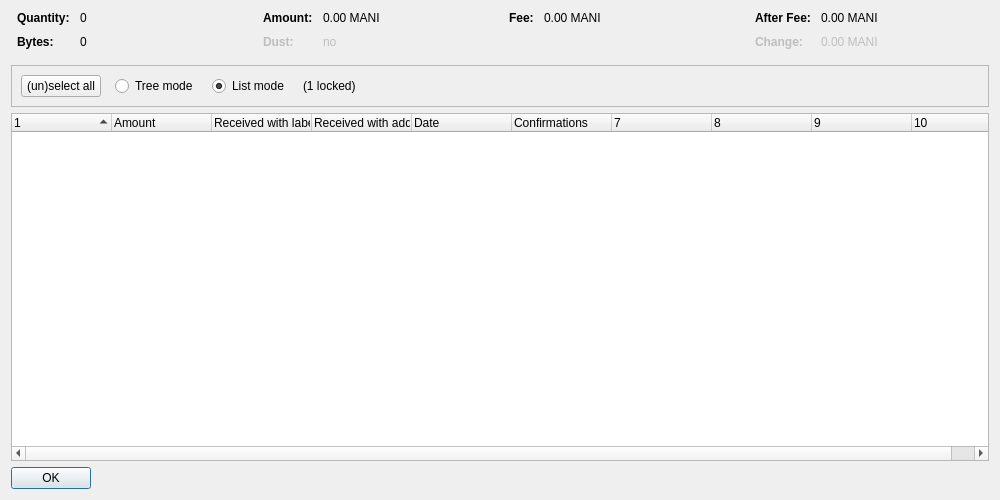
<?xml version="1.0" encoding="UTF-8"?>
<ui version="4.0">
 <class>CoinControlDialog</class>
 <widget class="QDialog" name="CoinControlDialog">
  <property name="geometry">
   <rect>
    <x>0</x>
    <y>0</y>
    <width>1000</width>
    <height>500</height>
   </rect>
  </property>
  <property name="windowTitle">
   <string>Coin Selection</string>
  </property>
  <layout class="QVBoxLayout" name="verticalLayout">
   <item>
    <layout class="QHBoxLayout" name="horizontalLayoutTop" stretch="0,0,0,0">
     <property name="topMargin">
      <number>0</number>
     </property>
     <property name="bottomMargin">
      <number>10</number>
     </property>
     <item>
      <layout class="QFormLayout" name="formLayoutCoinControl1">
       <property name="horizontalSpacing">
        <number>10</number>
       </property>
       <property name="verticalSpacing">
        <number>10</number>
       </property>
       <property name="leftMargin">
        <number>6</number>
       </property>
       <property name="rightMargin">
        <number>6</number>
       </property>
       <item row="0" column="0">
        <widget class="QLabel" name="labelCoinControlQuantityText">
         <property name="font">
          <font>
           <weight>75</weight>
           <bold>true</bold>
          </font>
         </property>
         <property name="text">
          <string>Quantity:</string>
         </property>
        </widget>
       </item>
       <item row="0" column="1">
        <widget class="QLabel" name="labelCoinControlQuantity">
         <property name="cursor">
          <cursorShape>IBeamCursor</cursorShape>
         </property>
         <property name="contextMenuPolicy">
          <enum>Qt::ActionsContextMenu</enum>
         </property>
         <property name="text">
          <string notr="true">0</string>
         </property>
         <property name="textInteractionFlags">
          <set>Qt::LinksAccessibleByMouse|Qt::TextSelectableByKeyboard|Qt::TextSelectableByMouse</set>
         </property>
        </widget>
       </item>
       <item row="1" column="0">
        <widget class="QLabel" name="labelCoinControlBytesText">
         <property name="font">
          <font>
           <weight>75</weight>
           <bold>true</bold>
          </font>
         </property>
         <property name="text">
          <string>Bytes:</string>
         </property>
        </widget>
       </item>
       <item row="1" column="1">
        <widget class="QLabel" name="labelCoinControlBytes">
         <property name="cursor">
          <cursorShape>IBeamCursor</cursorShape>
         </property>
         <property name="contextMenuPolicy">
          <enum>Qt::ActionsContextMenu</enum>
         </property>
         <property name="text">
          <string notr="true">0</string>
         </property>
         <property name="textInteractionFlags">
          <set>Qt::LinksAccessibleByMouse|Qt::TextSelectableByKeyboard|Qt::TextSelectableByMouse</set>
         </property>
        </widget>
       </item>
      </layout>
     </item>
     <item>
      <layout class="QFormLayout" name="formLayoutCoinControl2">
       <property name="horizontalSpacing">
        <number>10</number>
       </property>
       <property name="verticalSpacing">
        <number>10</number>
       </property>
       <property name="leftMargin">
        <number>6</number>
       </property>
       <property name="rightMargin">
        <number>6</number>
       </property>
       <item row="0" column="0">
        <widget class="QLabel" name="labelCoinControlAmountText">
         <property name="font">
          <font>
           <weight>75</weight>
           <bold>true</bold>
          </font>
         </property>
         <property name="text">
          <string>Amount:</string>
         </property>
        </widget>
       </item>
       <item row="0" column="1">
        <widget class="QLabel" name="labelCoinControlAmount">
         <property name="cursor">
          <cursorShape>IBeamCursor</cursorShape>
         </property>
         <property name="contextMenuPolicy">
          <enum>Qt::ActionsContextMenu</enum>
         </property>
         <property name="text">
          <string notr="true">0.00 MANI</string>
         </property>
         <property name="textInteractionFlags">
          <set>Qt::LinksAccessibleByMouse|Qt::TextSelectableByKeyboard|Qt::TextSelectableByMouse</set>
         </property>
        </widget>
       </item>
       <item row="1" column="0">
        <widget class="QLabel" name="labelCoinControlLowOutputText">
         <property name="enabled">
          <bool>false</bool>
         </property>
         <property name="font">
          <font>
           <weight>75</weight>
           <bold>true</bold>
          </font>
         </property>
         <property name="text">
          <string>Dust:</string>
         </property>
        </widget>
       </item>
       <item row="1" column="1">
        <widget class="QLabel" name="labelCoinControlLowOutput">
         <property name="enabled">
          <bool>false</bool>
         </property>
         <property name="cursor">
          <cursorShape>IBeamCursor</cursorShape>
         </property>
         <property name="contextMenuPolicy">
          <enum>Qt::ActionsContextMenu</enum>
         </property>
         <property name="text">
          <string notr="true">no</string>
         </property>
         <property name="textInteractionFlags">
          <set>Qt::LinksAccessibleByMouse|Qt::TextSelectableByKeyboard|Qt::TextSelectableByMouse</set>
         </property>
        </widget>
       </item>
      </layout>
     </item>
     <item>
      <layout class="QFormLayout" name="formLayoutCoinControl3">
       <property name="horizontalSpacing">
        <number>10</number>
       </property>
       <property name="verticalSpacing">
        <number>10</number>
       </property>
       <property name="leftMargin">
        <number>6</number>
       </property>
       <property name="rightMargin">
        <number>6</number>
       </property>
       <item row="0" column="0">
        <widget class="QLabel" name="labelCoinControlFeeText">
         <property name="font">
          <font>
           <weight>75</weight>
           <bold>true</bold>
          </font>
         </property>
         <property name="text">
          <string>Fee:</string>
         </property>
        </widget>
       </item>
       <item row="0" column="1">
        <widget class="QLabel" name="labelCoinControlFee">
         <property name="cursor">
          <cursorShape>IBeamCursor</cursorShape>
         </property>
         <property name="contextMenuPolicy">
          <enum>Qt::ActionsContextMenu</enum>
         </property>
         <property name="text">
          <string notr="true">0.00 MANI</string>
         </property>
         <property name="textInteractionFlags">
          <set>Qt::LinksAccessibleByMouse|Qt::TextSelectableByKeyboard|Qt::TextSelectableByMouse</set>
         </property>
        </widget>
       </item>
      </layout>
     </item>
     <item>
      <layout class="QFormLayout" name="formLayoutCoinControl4">
       <property name="horizontalSpacing">
        <number>10</number>
       </property>
       <property name="verticalSpacing">
        <number>10</number>
       </property>
       <property name="leftMargin">
        <number>6</number>
       </property>
       <property name="rightMargin">
        <number>6</number>
       </property>
       <item row="0" column="0">
        <widget class="QLabel" name="labelCoinControlAfterFeeText">
         <property name="font">
          <font>
           <weight>75</weight>
           <bold>true</bold>
          </font>
         </property>
         <property name="text">
          <string>After Fee:</string>
         </property>
        </widget>
       </item>
       <item row="0" column="1">
        <widget class="QLabel" name="labelCoinControlAfterFee">
         <property name="cursor">
          <cursorShape>IBeamCursor</cursorShape>
         </property>
         <property name="contextMenuPolicy">
          <enum>Qt::ActionsContextMenu</enum>
         </property>
         <property name="text">
          <string notr="true">0.00 MANI</string>
         </property>
         <property name="textInteractionFlags">
          <set>Qt::LinksAccessibleByMouse|Qt::TextSelectableByKeyboard|Qt::TextSelectableByMouse</set>
         </property>
        </widget>
       </item>
       <item row="1" column="0">
        <widget class="QLabel" name="labelCoinControlChangeText">
         <property name="enabled">
          <bool>false</bool>
         </property>
         <property name="font">
          <font>
           <weight>75</weight>
           <bold>true</bold>
          </font>
         </property>
         <property name="text">
          <string>Change:</string>
         </property>
        </widget>
       </item>
       <item row="1" column="1">
        <widget class="QLabel" name="labelCoinControlChange">
         <property name="enabled">
          <bool>false</bool>
         </property>
         <property name="cursor">
          <cursorShape>IBeamCursor</cursorShape>
         </property>
         <property name="contextMenuPolicy">
          <enum>Qt::ActionsContextMenu</enum>
         </property>
         <property name="text">
          <string notr="true">0.00 MANI</string>
         </property>
         <property name="textInteractionFlags">
          <set>Qt::LinksAccessibleByMouse|Qt::TextSelectableByKeyboard|Qt::TextSelectableByMouse</set>
         </property>
        </widget>
       </item>
      </layout>
     </item>
    </layout>
   </item>
   <item>
    <widget class="QFrame" name="frame">
     <property name="minimumSize">
      <size>
       <width>0</width>
       <height>40</height>
      </size>
     </property>
     <property name="frameShape">
      <enum>QFrame::StyledPanel</enum>
     </property>
     <property name="frameShadow">
      <enum>QFrame::Sunken</enum>
     </property>
     <layout class="QHBoxLayout" name="horizontalLayout">
      <item>
       <layout class="QHBoxLayout" name="horizontalLayoutPanel" stretch="0,0,0,0,0">
        <property name="spacing">
         <number>14</number>
        </property>
        <item>
         <widget class="QPushButton" name="pushButtonSelectAll">
          <property name="sizePolicy">
           <sizepolicy hsizetype="Maximum" vsizetype="Fixed">
            <horstretch>0</horstretch>
            <verstretch>0</verstretch>
           </sizepolicy>
          </property>
          <property name="text">
           <string>(un)select all</string>
          </property>
          <property name="autoDefault">
           <bool>false</bool>
          </property>
         </widget>
        </item>
        <item>
         <widget class="QRadioButton" name="radioTreeMode">
          <property name="sizePolicy">
           <sizepolicy hsizetype="Maximum" vsizetype="Fixed">
            <horstretch>0</horstretch>
            <verstretch>0</verstretch>
           </sizepolicy>
          </property>
          <property name="text">
           <string>Tree mode</string>
          </property>
         </widget>
        </item>
        <item>
         <widget class="QRadioButton" name="radioListMode">
          <property name="sizePolicy">
           <sizepolicy hsizetype="Maximum" vsizetype="Fixed">
            <horstretch>0</horstretch>
            <verstretch>0</verstretch>
           </sizepolicy>
          </property>
          <property name="text">
           <string>List mode</string>
          </property>
          <property name="checked">
           <bool>true</bool>
          </property>
         </widget>
        </item>
        <item>
         <widget class="QLabel" name="labelLocked">
          <property name="text">
           <string notr="true">(1 locked)</string>
          </property>
         </widget>
        </item>
        <item>
         <spacer name="horizontalSpacer">
          <property name="orientation">
           <enum>Qt::Horizontal</enum>
          </property>
          <property name="sizeHint" stdset="0">
           <size>
            <width>40</width>
            <height>20</height>
           </size>
          </property>
         </spacer>
        </item>
       </layout>
      </item>
     </layout>
    </widget>
   </item>
   <item>
    <widget class="CoinControlTreeWidget" name="treeWidget">
     <property name="contextMenuPolicy">
      <enum>Qt::CustomContextMenu</enum>
     </property>
     <property name="sortingEnabled">
      <bool>false</bool>
     </property>
     <property name="columnCount">
      <number>10</number>
     </property>
     <attribute name="headerShowSortIndicator" stdset="0">
      <bool>true</bool>
     </attribute>
     <attribute name="headerStretchLastSection">
      <bool>false</bool>
     </attribute>
     <column>
      <property name="text">
       <string/>
      </property>
     </column>
     <column>
      <property name="text">
       <string>Amount</string>
      </property>
     </column>
     <column>
      <property name="text">
       <string>Received with label</string>
      </property>
     </column>
     <column>
      <property name="text">
       <string>Received with address</string>
      </property>
     </column>
     <column>
      <property name="text">
       <string>Date</string>
      </property>
     </column>
     <column>
      <property name="text">
       <string>Confirmations</string>
      </property>
      <property name="toolTip">
       <string>Confirmed</string>
      </property>
     </column>
     <column>
      <property name="text">
       <string/>
      </property>
     </column>
     <column>
      <property name="text">
       <string/>
      </property>
     </column>
     <column>
      <property name="text">
       <string/>
      </property>
     </column>
     <column>
      <property name="text">
       <string/>
      </property>
     </column>
    </widget>
   </item>
   <item>
    <widget class="QDialogButtonBox" name="buttonBox">
     <property name="sizePolicy">
      <sizepolicy hsizetype="Maximum" vsizetype="Fixed">
       <horstretch>0</horstretch>
       <verstretch>0</verstretch>
      </sizepolicy>
     </property>
     <property name="orientation">
      <enum>Qt::Horizontal</enum>
     </property>
     <property name="standardButtons">
      <set>QDialogButtonBox::Ok</set>
     </property>
    </widget>
   </item>
  </layout>
 </widget>
 <customwidgets>
  <customwidget>
   <class>CoinControlTreeWidget</class>
   <extends>QTreeWidget</extends>
   <header>coincontroltreewidget.h</header>
  </customwidget>
 </customwidgets>
 <resources/>
 <connections/>
</ui>
